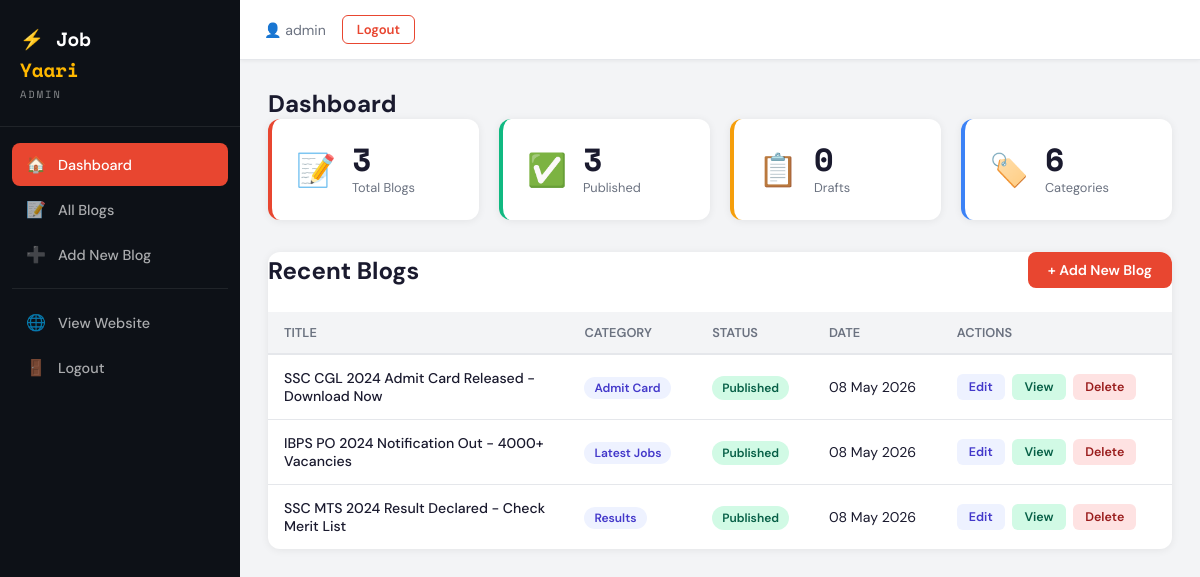
The page /admin/index.php (signed in) on the database its author committed.
### tables this page shows
CREATE TABLE IF NOT EXISTS blogs (
    id INT AUTO_INCREMENT PRIMARY KEY,
    title VARCHAR(255) NOT NULL,
    slug VARCHAR(255) NOT NULL UNIQUE,
    short_description TEXT,
    content LONGTEXT NOT NULL,
    category_id INT NOT NULL,
    image VARCHAR(255),
    status ENUM('published','draft') DEFAULT 'published',
    created_at TIMESTAMP DEFAULT CURRENT_TIMESTAMP,
    updated_at TIMESTAMP DEFAULT CURRENT_TIMESTAMP ON UPDATE CURRENT_TIMESTAMP,
    FOREIGN KEY (category_id) REFERENCES categories(id) ON DELETE CASCADE
);

CREATE TABLE IF NOT EXISTS categories (
    id INT AUTO_INCREMENT PRIMARY KEY,
    name VARCHAR(100) NOT NULL,
    slug VARCHAR(100) NOT NULL UNIQUE,
    created_at TIMESTAMP DEFAULT CURRENT_TIMESTAMP
);

### config.php (called while the page is built, shortened)
<?php
function db() {
    static $pdo = null;
    if ($pdo === null) {
        try {
            $pdo = new PDO(
                "mysql:host=" . DB_HOST . ";dbname=" . DB_NAME . ";charset=utf8mb4",
                DB_USER, DB_PASS,
                [PDO::ATTR_ERRMODE => PDO::ERRMODE_EXCEPTION,
                 PDO::ATTR_DEFAULT_FETCH_MODE => PDO::FETCH_ASSOC]
            );
        } catch (PDOException $e) {
            die(json_encode(['error' => 'Database connection failed: ' . $e->getMessage()]));
        }
    }
    return $pdo;
}
function sanitize($input) {
    return htmlspecialchars(strip_tags(trim($input)), ENT_QUOTES, 'UTF-8');
}

### admin/index.php (the view, shortened to what this page needs)
<?php
require_once '../config.php';
$stats['blogs']  = db()->query("SELECT COUNT(*) FROM blogs")->fetchColumn();
$stats['draft']  = db()->query("SELECT COUNT(*) FROM blogs WHERE status='draft'")->fetchColumn();
$stats['pub']    = db()->query("SELECT COUNT(*) FROM blogs WHERE status='published'")->fetchColumn();
$stats['cats']   = db()->query("SELECT COUNT(*) FROM categories")->fetchColumn();
$recent = db()->query("SELECT b.*, c.name as cat_name FROM blogs b JOIN categories c ON b.category_id = c.id ORDER BY b.created_at DESC LIMIT 8")->fetchAll();
?>
<!DOCTYPE html>
<html lang="en">
<head>
<link rel="stylesheet" href="css/admin.css">
</head>
<body>
<?php include 'includes/sidebar.php'; ?>
<main class="admin-main">
  <?php include 'includes/topbar.php'; ?>
  <div class="admin-content">
    <h1 class="page-title">Dashboard</h1>
    <div class="stats-grid">
      <div class="stat-card">
        <div class="stat-icon">📝</div>
        <div class="stat-info">
          <div class="stat-num"><?= $stats['blogs'] ?></div>
          <div class="stat-label">Total Blogs</div>
        </div>
      </div>
      <div class="stat-card success">
        <div class="stat-icon">✅</div>
        <div class="stat-info">
          <div class="stat-num"><?= $stats['pub'] ?></div>
          <div class="stat-label">Published</div>
        </div>
      </div>
      <div class="stat-card warning">
        <div class="stat-icon">📋</div>
        <div class="stat-info">
          <div class="stat-num"><?= $stats['draft'] ?></div>
          <div class="stat-label">Drafts</div>
        </div>
      </div>
      <div class="stat-card info">
        <div class="stat-icon">🏷️</div>
        <div class="stat-info">
          <div class="stat-num"><?= $stats['cats'] ?></div>
          <div class="stat-label">Categories</div>
        </div>
      </div>
    </div>
    <div class="admin-section">
      <div class="section-header-row">
        <h2>Recent Blogs</h2>
        <a href="add-blog.php" class="btn btn-primary">+ Add New Blog</a>
      </div>
      <div class="table-wrap">
        <table class="admin-table">
          <thead>
            <tr><th>Title</th><th>Category</th><th>Status</th><th>Date</th><th>Actions</th></tr>
          </thead>
          <tbody>
            <?php foreach ($recent as $b): ?>
            <tr>
              <td class="blog-title-cell"><?= sanitize($b['title']) ?></td>
              <td><span class="table-badge"><?= sanitize($b['cat_name']) ?></span></td>
              <td>
                <span class="status-badge <?= $b['status'] === 'published' ? 'published' : 'draft' ?>">
                  <?= ucfirst($b['status']) ?>
                </span>
              </td>
              <td><?= date('d M Y', strtotime($b['created_at'])) ?></td>
              <td class="actions-cell">
                <a href="edit-blog.php?id=<?= $b['id'] ?>" class="btn-sm btn-edit">Edit</a>
                <a href="../public/blog.php?slug=<?= urlencode($b['slug']) ?>" target="_blank" class="btn-sm btn-view">View</a>
                <a href="delete-blog.php?id=<?= $b['id'] ?>" class="btn-sm btn-delete" onclick="return confirm('Delete this blog?')">Delete</a>
              </td>
            </tr>
            <?php endforeach; ?>
          </tbody>
        </table>
      </div>
    </div>
  </div>
</main>
</body>
</html>

### admin/css/admin.css (style rules this page uses)
:root { --primary: #E84630; --primary-dark: #C73420; --accent: #FFB800; --dark: #0D1117; --dark2: #161B22; --sidebar-w: 240px; --text: #1A1A2E; --text-light: #6B7280; --bg: #F3F4F6; --white: #FFFFFF; --border: #E5E7EB; --success: #10B981; --warning: #F59E0B; --danger: #EF4444; --info: #3B82F6; --font: 'DM Sans', sans-serif; --font-mono: 'Space Mono', monospace; }
*, *::before, *::after { box-sizing: border-box; margin: 0; padding: 0; }
body { font-family: var(--font); background: var(--bg); color: var(--text); }
a { text-decoration: none; color: inherit; }
body { display: flex; min-height: 100vh; }
.admin-main { margin-left: var(--sidebar-w); flex: 1; min-height: 100vh; display: flex; flex-direction: column; }
.admin-content { padding: 28px 28px 60px; flex: 1; }
.page-title { font-size: 1.5rem; font-weight: 700; margin-bottom: 0; }
.section-header-row { display: flex; align-items: center; justify-content: space-between; margin-bottom: 24px; }
.stats-grid { display: grid; grid-template-columns: repeat(auto-fill, minmax(200px, 1fr)); gap: 20px; margin-bottom: 32px; }
.stat-card { background: var(--white); border-radius: 12px; padding: 24px; display: flex; align-items: center; gap: 16px; box-shadow: 0 1px 8px rgba(0,0,0,0.07); border-left: 4px solid var(--primary); }
.stat-card.success { border-left-color: var(--success); }
.stat-card.warning { border-left-color: var(--warning); }
.stat-card.info { border-left-color: var(--info); }
.stat-icon { font-size: 2rem; }
.stat-num { font-size: 2rem; font-weight: 700; font-family: var(--font-mono); line-height: 1; }
.stat-label { font-size: 0.8rem; color: var(--text-light); margin-top: 4px; }
.admin-section { background: var(--white); border-radius: 12px; box-shadow: 0 1px 8px rgba(0,0,0,0.07); overflow: hidden; }
.table-wrap { overflow-x: auto; }
.admin-table { width: 100%; border-collapse: collapse; font-size: 0.88rem; }
.admin-table th { background: var(--bg); padding: 12px 16px; text-align: left; font-weight: 600; font-size: 0.8rem; color: var(--text-light); text-transform: uppercase; border-bottom: 2px solid var(--border); }
.admin-table td { padding: 14px 16px; border-bottom: 1px solid var(--border); vertical-align: middle; }
.admin-table tr:last-child td { border-bottom: none; }
.blog-title-cell { max-width: 280px; font-weight: 500; }
.table-badge { background: #EEF2FF; color: #4338CA; padding: 3px 10px; border-radius: 50px; font-size: 0.75rem; font-weight: 600; }
.status-badge { padding: 4px 10px; border-radius: 50px; font-size: 0.75rem; font-weight: 600; }
.status-badge.published { background: #D1FAE5; color: #065F46; }
.actions-cell { white-space: nowrap; }
.btn { display: inline-flex; align-items: center; padding: 9px 20px; border-radius: 8px; font-family: var(--font); font-size: 0.88rem; font-weight: 600; cursor: pointer; transition: all 0.2s; border: none; }
.btn-primary { background: var(--primary); color: var(--white); }
.btn-sm { display: inline-block; padding: 5px 12px; border-radius: 6px; font-size: 0.78rem; font-weight: 600; margin-right: 4px; transition: opacity 0.2s; }
.btn-edit { background: #EEF2FF; color: #4338CA; }
.btn-view { background: #D1FAE5; color: #065F46; }
.btn-delete { background: #FEE2E2; color: #991B1B; }

### rows shown on the page
blogs: title "SSC CGL 2024 Admit Card Released - Download Now", category.name "Admit Card", status "Published", created_at "08 May 2026"
blogs: title "IBPS PO 2024 Notification Out - 4000+ Vacancies", category.name "Latest Jobs", status "Published", created_at "08 May 2026"
blogs: title "SSC MTS 2024 Result Declared - Check Merit List", category.name "Results", status "Published", created_at "08 May 2026"

### other values the page prints
$_SESSION['admin_user'] "admin"
$stats['blogs'] "3"
$stats['pub'] "3"
$stats['draft'] "0"
$stats['cats'] "6"
